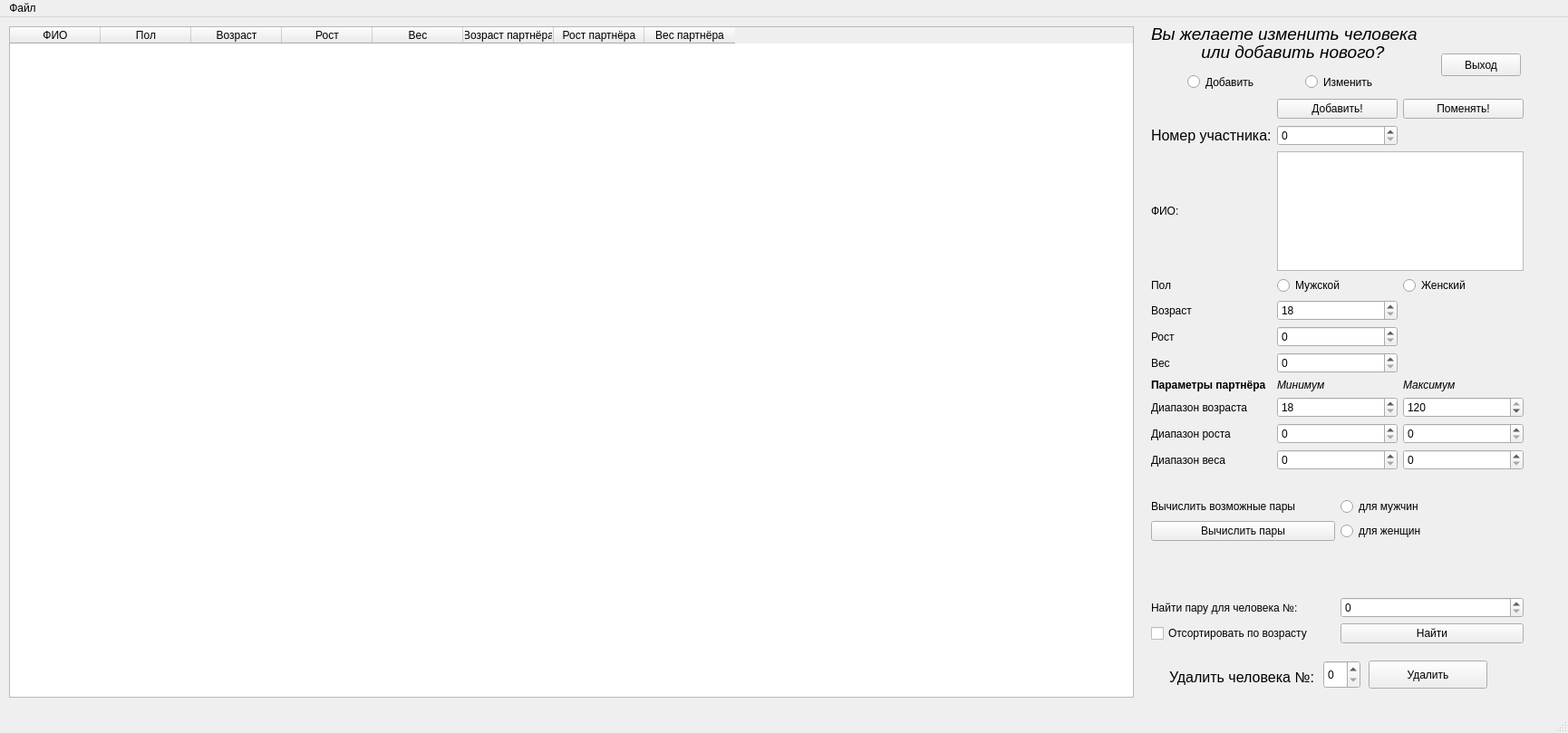
<?xml version="1.0" encoding="UTF-8"?>
<ui version="4.0">
 <class>MainWindow</class>
 <widget class="QMainWindow" name="MainWindow">
  <property name="geometry">
   <rect>
    <x>0</x>
    <y>0</y>
    <width>1730</width>
    <height>809</height>
   </rect>
  </property>
  <property name="windowTitle">
   <string>MainWindow</string>
  </property>
  <widget class="QWidget" name="centralwidget">
   <widget class="QPushButton" name="exitButton">
    <property name="geometry">
     <rect>
      <x>1590</x>
      <y>40</y>
      <width>88</width>
      <height>25</height>
     </rect>
    </property>
    <property name="text">
     <string>Выход</string>
    </property>
   </widget>
   <widget class="QSpinBox" name="personForDeleteNumberSpin">
    <property name="geometry">
     <rect>
      <x>1460</x>
      <y>710</y>
      <width>41</width>
      <height>31</height>
     </rect>
    </property>
   </widget>
   <widget class="QPushButton" name="deleteButton">
    <property name="geometry">
     <rect>
      <x>1510</x>
      <y>710</y>
      <width>131</width>
      <height>31</height>
     </rect>
    </property>
    <property name="text">
     <string>Удалить</string>
    </property>
   </widget>
   <widget class="QTableWidget" name="table">
    <property name="geometry">
     <rect>
      <x>10</x>
      <y>10</y>
      <width>1241</width>
      <height>741</height>
     </rect>
    </property>
    <column>
     <property name="text">
      <string>ФИО</string>
     </property>
    </column>
    <column>
     <property name="text">
      <string>Пол</string>
     </property>
    </column>
    <column>
     <property name="text">
      <string>Возраст</string>
     </property>
    </column>
    <column>
     <property name="text">
      <string>Рост</string>
     </property>
    </column>
    <column>
     <property name="text">
      <string>Вес</string>
     </property>
    </column>
    <column>
     <property name="text">
      <string>Возраст партнёра</string>
     </property>
    </column>
    <column>
     <property name="text">
      <string>Рост партнёра</string>
     </property>
    </column>
    <column>
     <property name="text">
      <string>Вес партнёра</string>
     </property>
    </column>
   </widget>
   <widget class="QRadioButton" name="addRadioButton">
    <property name="geometry">
     <rect>
      <x>1310</x>
      <y>60</y>
      <width>111</width>
      <height>23</height>
     </rect>
    </property>
    <property name="text">
     <string>Добавить</string>
    </property>
   </widget>
   <widget class="QLabel" name="label_7">
    <property name="geometry">
     <rect>
      <x>1270</x>
      <y>10</y>
      <width>301</width>
      <height>17</height>
     </rect>
    </property>
    <property name="font">
     <font>
      <pointsize>14</pointsize>
      <weight>50</weight>
      <italic>true</italic>
      <bold>false</bold>
      <underline>false</underline>
      <strikeout>false</strikeout>
     </font>
    </property>
    <property name="text">
     <string>Вы желаете изменить человека</string>
    </property>
   </widget>
   <widget class="QWidget" name="gridLayoutWidget_2">
    <property name="geometry">
     <rect>
      <x>1270</x>
      <y>530</y>
      <width>411</width>
      <height>161</height>
     </rect>
    </property>
    <layout class="QGridLayout" name="gridLayout_2">
     <item row="5" column="0">
      <widget class="QCheckBox" name="sortCheckBox2">
       <property name="text">
        <string>Отсортировать по возрасту</string>
       </property>
      </widget>
     </item>
     <item row="3" column="1">
      <widget class="QLabel" name="label_4">
       <property name="text">
        <string/>
       </property>
      </widget>
     </item>
     <item row="5" column="1">
      <widget class="QPushButton" name="findButton">
       <property name="text">
        <string>Найти</string>
       </property>
      </widget>
     </item>
     <item row="4" column="0">
      <widget class="QLabel" name="label_3">
       <property name="text">
        <string>Найти пару для человека №:</string>
       </property>
      </widget>
     </item>
     <item row="0" column="0">
      <widget class="QLabel" name="label_2">
       <property name="text">
        <string>Вычислить возможные пары</string>
       </property>
      </widget>
     </item>
     <item row="4" column="1">
      <widget class="QSpinBox" name="personForFindNumberSpin"/>
     </item>
     <item row="0" column="1">
      <widget class="QRadioButton" name="forManRadioButton">
       <property name="text">
        <string>для мужчин</string>
       </property>
      </widget>
     </item>
     <item row="3" column="0">
      <widget class="QLabel" name="label_5">
       <property name="text">
        <string/>
       </property>
      </widget>
     </item>
     <item row="1" column="1">
      <widget class="QRadioButton" name="forWomanRadioButton">
       <property name="text">
        <string>для женщин</string>
       </property>
      </widget>
     </item>
     <item row="1" column="0">
      <widget class="QPushButton" name="calcPosibblePairsButton">
       <property name="text">
        <string>Вычислить пары</string>
       </property>
      </widget>
     </item>
    </layout>
   </widget>
   <widget class="QLabel" name="label_8">
    <property name="geometry">
     <rect>
      <x>1320</x>
      <y>30</y>
      <width>221</width>
      <height>17</height>
     </rect>
    </property>
    <property name="font">
     <font>
      <pointsize>14</pointsize>
      <italic>true</italic>
     </font>
    </property>
    <property name="text">
     <string> или добавить нового?</string>
    </property>
   </widget>
   <widget class="QRadioButton" name="changeRadioButton">
    <property name="geometry">
     <rect>
      <x>1440</x>
      <y>60</y>
      <width>111</width>
      <height>23</height>
     </rect>
    </property>
    <property name="text">
     <string>Изменить</string>
    </property>
   </widget>
   <widget class="QLabel" name="label_6">
    <property name="geometry">
     <rect>
      <x>1290</x>
      <y>720</y>
      <width>161</width>
      <height>17</height>
     </rect>
    </property>
    <property name="font">
     <font>
      <pointsize>12</pointsize>
     </font>
    </property>
    <property name="text">
     <string>Удалить человека №:</string>
    </property>
   </widget>
   <widget class="QWidget" name="">
    <property name="geometry">
     <rect>
      <x>1270</x>
      <y>90</y>
      <width>411</width>
      <height>410</height>
     </rect>
    </property>
    <layout class="QGridLayout" name="gridLayout">
     <item row="11" column="0">
      <widget class="QLabel" name="weightIntervalLabel">
       <property name="text">
        <string>Диапазон веса</string>
       </property>
      </widget>
     </item>
     <item row="9" column="2">
      <widget class="QSpinBox" name="ageMaxSpin">
       <property name="minimum">
        <number>18</number>
       </property>
       <property name="maximum">
        <number>120</number>
       </property>
       <property name="value">
        <number>120</number>
       </property>
      </widget>
     </item>
     <item row="8" column="0">
      <widget class="QLabel" name="patParamLabel">
       <property name="font">
        <font>
         <weight>75</weight>
         <bold>true</bold>
         <underline>false</underline>
        </font>
       </property>
       <property name="text">
        <string>Параметры партнёра</string>
       </property>
      </widget>
     </item>
     <item row="1" column="0">
      <widget class="QLabel" name="customLabel">
       <property name="font">
        <font>
         <pointsize>15</pointsize>
         <underline>true</underline>
        </font>
       </property>
       <property name="text">
        <string/>
       </property>
      </widget>
     </item>
     <item row="9" column="1">
      <widget class="QSpinBox" name="ageMinSpin">
       <property name="minimum">
        <number>18</number>
       </property>
       <property name="maximum">
        <number>120</number>
       </property>
      </widget>
     </item>
     <item row="4" column="0">
      <widget class="QLabel" name="sexLabel">
       <property name="text">
        <string>Пол</string>
       </property>
      </widget>
     </item>
     <item row="2" column="1">
      <widget class="QSpinBox" name="participantNumberSpin"/>
     </item>
     <item row="4" column="1">
      <widget class="QRadioButton" name="manRadioButton">
       <property name="text">
        <string>Мужской</string>
       </property>
      </widget>
     </item>
     <item row="2" column="0">
      <widget class="QLabel" name="participantNumberLabel">
       <property name="font">
        <font>
         <pointsize>12</pointsize>
        </font>
       </property>
       <property name="text">
        <string>Номер участника:</string>
       </property>
      </widget>
     </item>
     <item row="9" column="0">
      <widget class="QLabel" name="ageIntervalLabel">
       <property name="text">
        <string>Диапазон возраста</string>
       </property>
      </widget>
     </item>
     <item row="11" column="2">
      <widget class="QSpinBox" name="weightMaxSpin">
       <property name="maximum">
        <number>250</number>
       </property>
      </widget>
     </item>
     <item row="5" column="0">
      <widget class="QLabel" name="ageLabel">
       <property name="text">
        <string>Возраст</string>
       </property>
      </widget>
     </item>
     <item row="8" column="1">
      <widget class="QLabel" name="minLabel">
       <property name="font">
        <font>
         <weight>50</weight>
         <italic>true</italic>
         <bold>false</bold>
        </font>
       </property>
       <property name="text">
        <string>Минимум</string>
       </property>
      </widget>
     </item>
     <item row="3" column="0">
      <widget class="QLabel" name="fioLabel">
       <property name="text">
        <string>ФИО:</string>
       </property>
      </widget>
     </item>
     <item row="7" column="0">
      <widget class="QLabel" name="weightLabel">
       <property name="text">
        <string>Вес</string>
       </property>
      </widget>
     </item>
     <item row="10" column="1">
      <widget class="QSpinBox" name="highMinSpin">
       <property name="maximum">
        <number>250</number>
       </property>
      </widget>
     </item>
     <item row="3" column="1" colspan="2">
      <widget class="QTextEdit" name="fioEdit"/>
     </item>
     <item row="7" column="1">
      <widget class="QSpinBox" name="wheightSpin">
       <property name="maximum">
        <number>250</number>
       </property>
      </widget>
     </item>
     <item row="5" column="1">
      <widget class="QSpinBox" name="ageSpin">
       <property name="minimum">
        <number>18</number>
       </property>
       <property name="maximum">
        <number>120</number>
       </property>
      </widget>
     </item>
     <item row="4" column="2">
      <widget class="QRadioButton" name="womanRadioButton">
       <property name="text">
        <string>Женский</string>
       </property>
      </widget>
     </item>
     <item row="6" column="0">
      <widget class="QLabel" name="highLabel">
       <property name="text">
        <string>Рост</string>
       </property>
      </widget>
     </item>
     <item row="10" column="2">
      <widget class="QSpinBox" name="highMaxSpin">
       <property name="maximum">
        <number>250</number>
       </property>
      </widget>
     </item>
     <item row="11" column="1">
      <widget class="QSpinBox" name="weightMinSpin">
       <property name="maximum">
        <number>250</number>
       </property>
      </widget>
     </item>
     <item row="8" column="2">
      <widget class="QLabel" name="maxLabel">
       <property name="font">
        <font>
         <italic>true</italic>
        </font>
       </property>
       <property name="text">
        <string>Максимум</string>
       </property>
      </widget>
     </item>
     <item row="6" column="1">
      <widget class="QSpinBox" name="highSpin">
       <property name="maximum">
        <number>250</number>
       </property>
      </widget>
     </item>
     <item row="10" column="0">
      <widget class="QLabel" name="highIntervalLabel">
       <property name="text">
        <string>Диапазон роста</string>
       </property>
      </widget>
     </item>
     <item row="1" column="1">
      <widget class="QPushButton" name="addButton">
       <property name="text">
        <string>Добавить!</string>
       </property>
      </widget>
     </item>
     <item row="1" column="2">
      <widget class="QPushButton" name="changeButton">
       <property name="text">
        <string>Поменять!</string>
       </property>
      </widget>
     </item>
    </layout>
   </widget>
  </widget>
  <widget class="QMenuBar" name="menubar">
   <property name="geometry">
    <rect>
     <x>0</x>
     <y>0</y>
     <width>1730</width>
     <height>22</height>
    </rect>
   </property>
   <widget class="QMenu" name="menu">
    <property name="title">
     <string>Файл</string>
    </property>
    <addaction name="OpenAction"/>
    <addaction name="SaveAction"/>
   </widget>
   <addaction name="menu"/>
  </widget>
  <widget class="QStatusBar" name="statusbar"/>
  <action name="OpenAction">
   <property name="text">
    <string>Открыть</string>
   </property>
  </action>
  <action name="SaveAction">
   <property name="text">
    <string>Сохранить</string>
   </property>
   <property name="toolTip">
    <string>Сохранить</string>
   </property>
  </action>
 </widget>
 <resources/>
 <connections>
  <connection>
   <sender>exitButton</sender>
   <signal>clicked()</signal>
   <receiver>MainWindow</receiver>
   <slot>close()</slot>
   <hints>
    <hint type="sourcelabel">
     <x>1711</x>
     <y>759</y>
    </hint>
    <hint type="destinationlabel">
     <x>1755</x>
     <y>621</y>
    </hint>
   </hints>
  </connection>
 </connections>
</ui>
